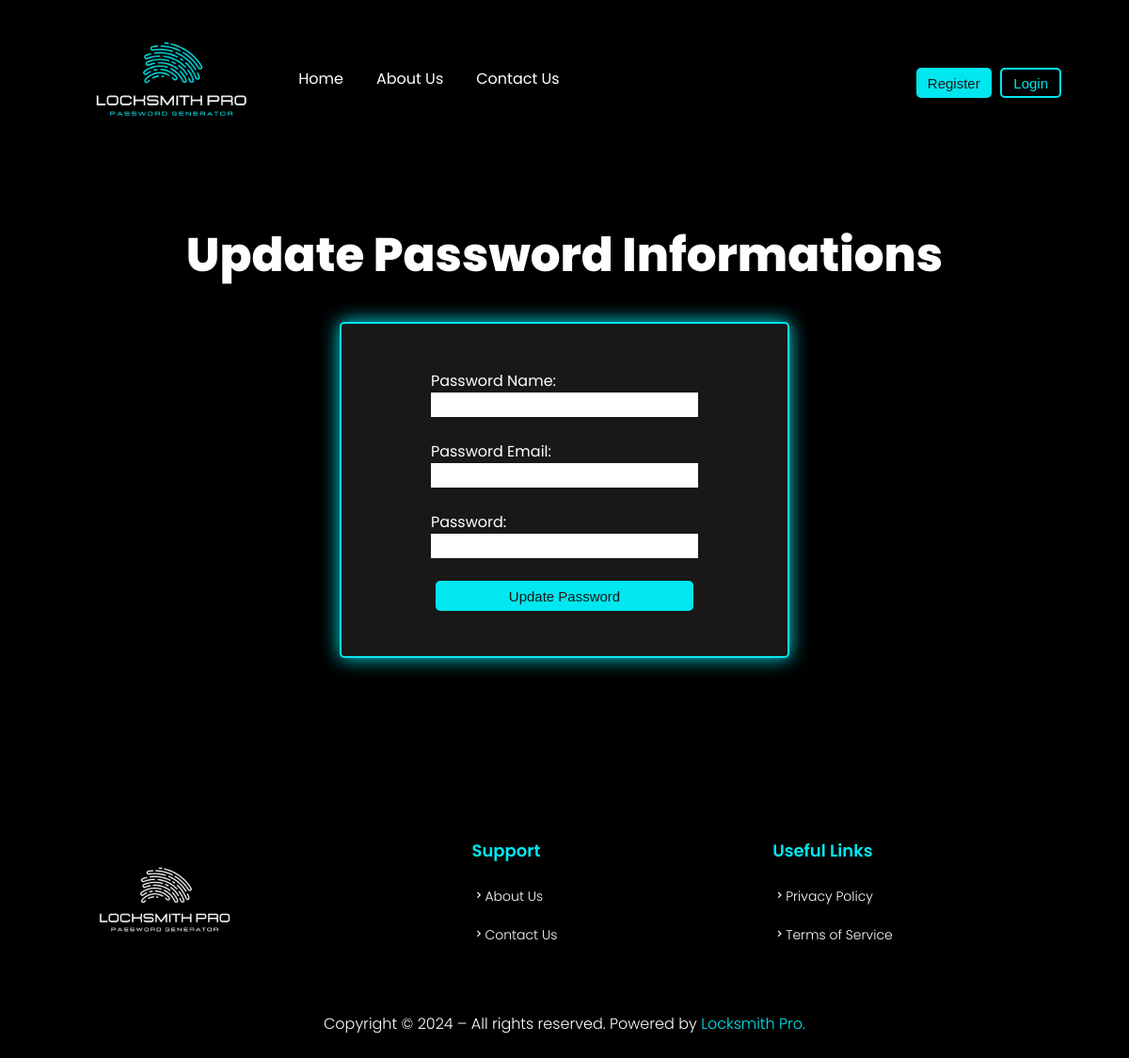
The page /update/13 on the database as committed earlier.
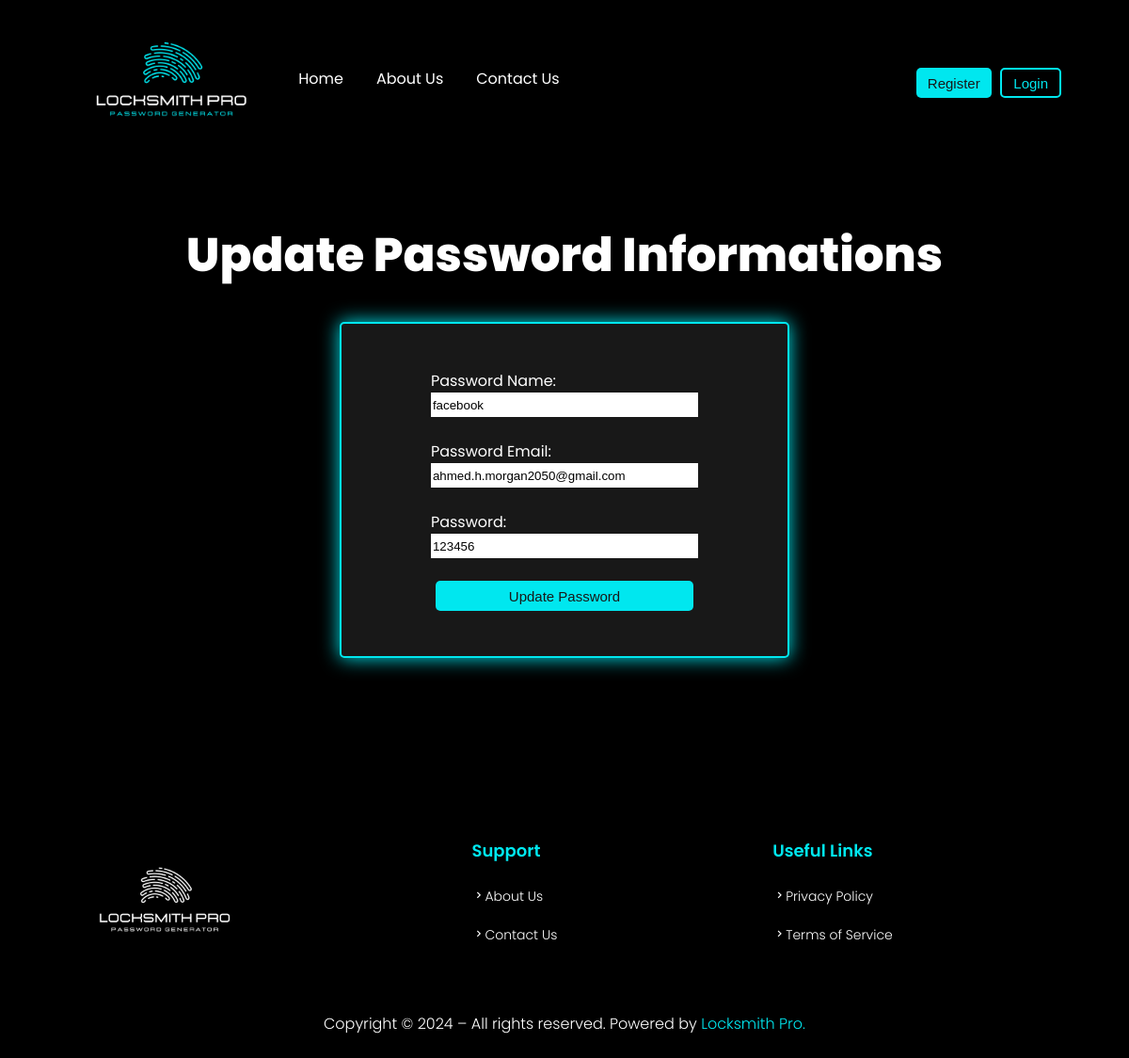
The same page on the database as committed later.
### models.py (models this page shows, shortened)
class SavedPassword(db.Model):
    id = db.Column(db.Integer, primary_key=True)
    user_id = db.Column(db.Integer, db.ForeignKey('user.id'), nullable=False)
    password_name = db.Column(db.String(100), nullable=False)
    password_email = db.Column(db.String(100), nullable=False)
    password = db.Column(db.String(100), nullable=False)
    user = db.relationship('User', backref=db.backref('saved_passwords', lazy=True))

### locksmith.py (the view)
@app.route('/update/<int:id>', methods=['GET', 'POST'])
def update(id):
    update = SavedPassword.query.get(id)
    if request.method == 'POST':
        update.password_name = request.form.get('name')
        update.password_email = request.form.get('email')
        update.password = request.form.get('password')
        try:
            db.session.commit()
            return redirect('/dashboard')
        except Exception as e:
            return "There was a problem updating the password"
    else:
        return render_template('update.html', update=update)

### templates/update.html (shortened to what this page needs)
{% extends 'base.html' %}
{% block content %}
<h1>Update Password Informations</h1>
<div class="form-login">
    <form action="/update/{{ update.id }}" method="POST">
        <label for="name">Password Name:</label>
        <input type="text" id="name" name="name" value="{{ update.password_name }}" required>
        <label for="email">Password Email:</label>
        <input type="email" id="email" name="email" value="{{ update.password_email }}" required>
        <label for="password">Password:</label>
        <input type="text" id="password" name="password" value="{{ update.password }}" required>
        <button type="submit">Update Password</button>
    </form>
</div>
{% endblock content %}

Rows that differ between the two databases and show on the page:
added SavedPassword: name "facebook", email "ahmed.h.morgan2050@gmail.com", password "123456"
